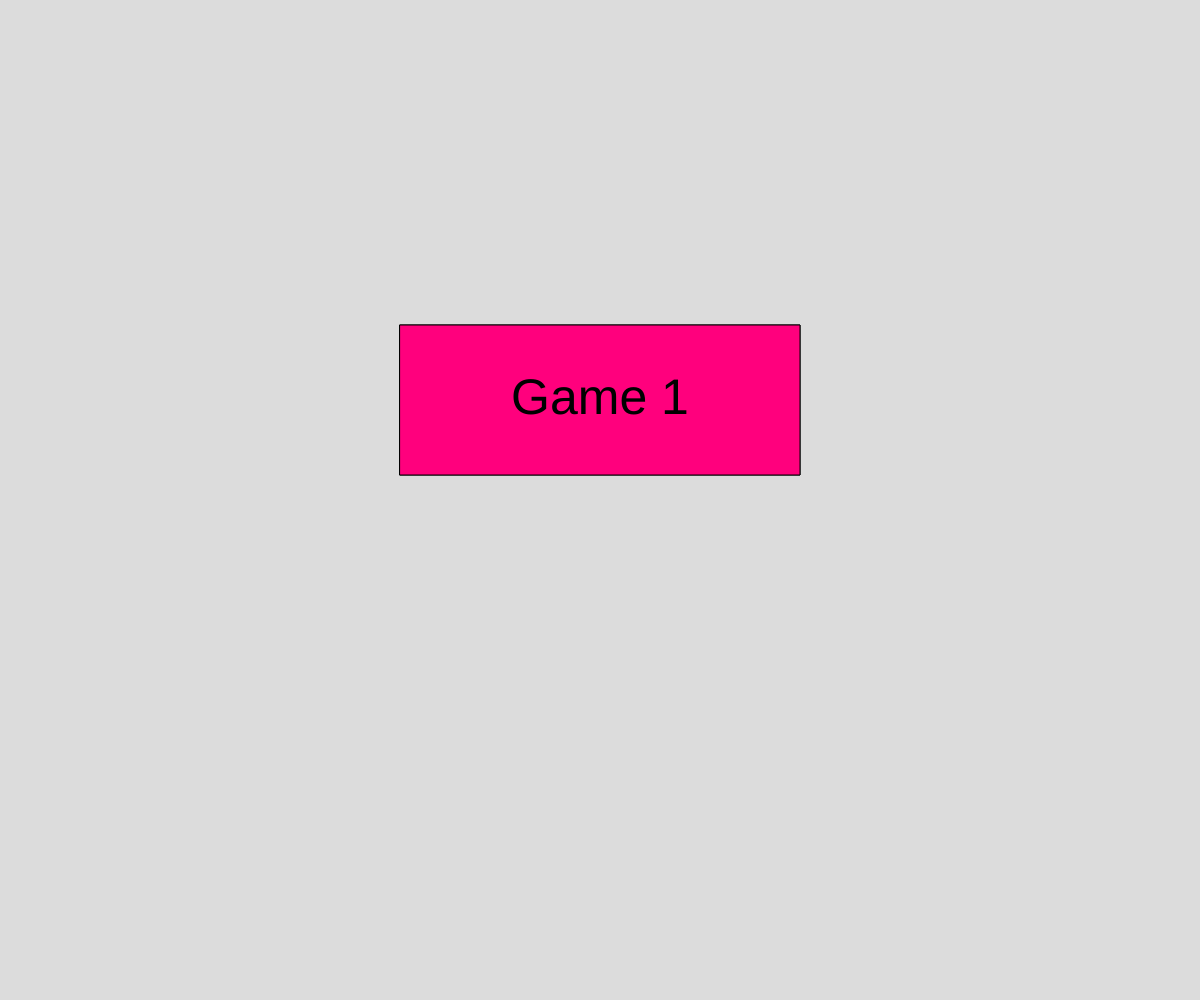
Frame 1 (no input)
Frame 60 (no input): identical to frame 1, image omitted
Frame 120 (the mouse pressed at the canvas centre since frame 60): identical to frame 1, image omitted

The p5.js sketch that drew this single still picture (run headless with seeded random() and noise() and a simulated clock; from frame 60 on, the mouse is pressed at the canvas centre):

// p5.js sketch
// ── sketch.js
// Tic Tac Toe
// Nabeel Rahman
// Date
//
// Extra for Experts:
// - describe what you did to take this project "above and beyond"

let x;
let y;
let dx;
let dy;
let radius = 100;
let rectSize = 100; 
let state = 'menu';

function setup() {
  createCanvas(windowWidth, windowHeight);

  x = width/2;
  y = height/2;
}

function draw() {
  background(220)

  if (state === 'menu') {
    showMenu();
  }

}

function showMenu() {
  rectMode(CENTER);
  fill(255, 0, 125);
  rect(width/2, height/2 - 100, 400, 150)
  textAlign(CENTER, CENTER);
  textSize(50);
  text("Game 1", width/2, height/2 - 100);

  fill(255, 0, 125);
  rect(width/2, height/2 - 100, 400, 150)
  fill(0);
  text("Game 1", width/2, height/2 - 100);
}

function checkIfButtonClicked() {
  if (mouseIsPressed) {
    //check rectangle button
    if (mouseX > width/2 - 200 && mouseX < width/2 + 200 && mouseY > height/2 - 100 - 75 && mouseY < height/2 - 100 + 75) {
      state = 'Game 1';
    }
  }
  if (mouseIsPressed) {
    //check circle button
    if (mouseX > width/2 - 200 && mouseX < width/2 + 200 && mouseY > height/2 + 100 - 75 && mouseY < height/2 + 100 + 75) {
      state = 'Game 1';
    }
  }
}
